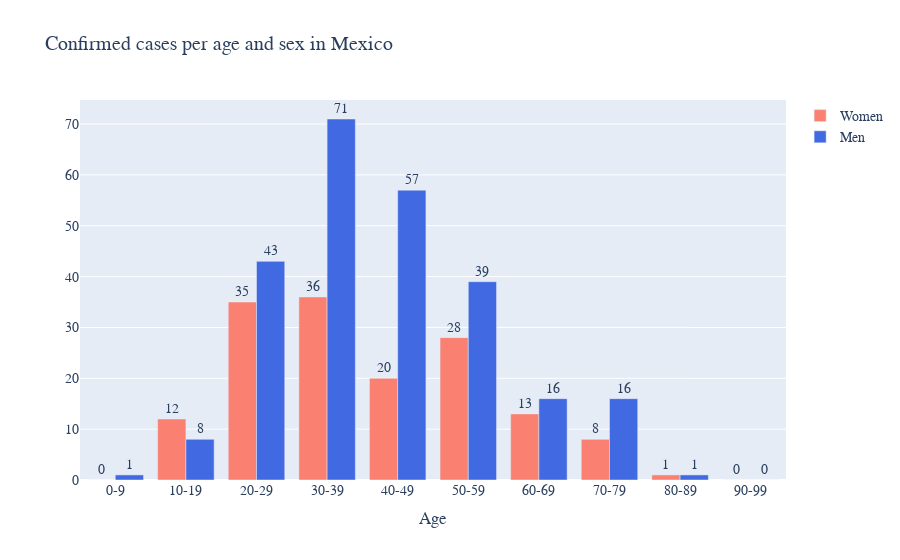

Source (notebook cell):
### Code cell
fem = df[df['Sex']=='F']
fem = fem['Class'].value_counts()
fem = list(fem.reindex(classes))


males = df[df['Sex']=='M']
males = males['Class'].value_counts()
males = list(males.reindex(classes))

for i in range(len(fem)):
    if str(males[i])=='nan':
        males[i]=0
    
    if str(fem[i])=='nan':
        fem[i]=0


fig = go.Figure(
    data=[
        go.Bar(
            name='Women',
            x=classes,
            y=fem,
            text=list(map(int,fem)),
            textposition='outside',
            marker_color = 'salmon'
        ),
        go.Bar(
            name='Men',
            x=classes,
            y=males,
            text=list(map(int,males)),
            textposition='outside',
            marker_color = 'royalblue'
        )
    ]
)

# layout
fig.update_layout(
    title='Confirmed cases per age and sex in Mexico',
    xaxis_title="Age",
    yaxis_title=None,
    font=dict(
        family="Arial, bold",
        size=14,
        #color="auto"
    )
)
fig.write_image("figs/confirmed_per_age-sex2.png")
fig.show()

### Figure 1 — Plotly figure (JSON) as saved in the notebook; plotly's stock layout.template omitted (floating-point values rounded to 4 significant figures)
{"data": [{"marker": {"color": "salmon"}, "name": "Women", "text": ["0", "12", "35", "36", "20", "28", "13", "8", "1", "0"], "textposition": "outside", "type": "bar", "x": ["0-9", "10-19", "20-29", "30-39", "40-49", "50-59", "60-69", "70-79", "80-89", "90-99"], "y": [0, 12, 35, 36, 20, 28, 13, 8, 1, 0]}, {"marker": {"color": "royalblue"}, "name": "Men", "text": ["1", "8", "43", "71", "57", "39", "16", "16", "1", "0"], "textposition": "outside", "type": "bar", "x": ["0-9", "10-19", "20-29", "30-39", "40-49", "50-59", "60-69", "70-79", "80-89", "90-99"], "y": [1, 8, 43, 71, 57, 39, 16, 16, 1, 0]}], "layout": {"font": {"family": "Arial, bold", "size": 14}, "title": {"text": "Confirmed cases per age and sex in Mexico"}, "xaxis": {"title": {"text": "Age"}}, "yaxis": {"title": {}}}}
